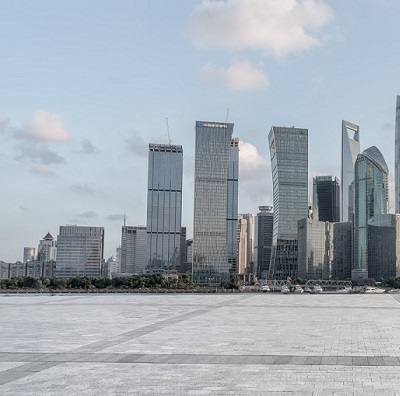
#> input picture project_task/project1_image_stitching/image_c.jpg, 400 x 396 px
$ python image_stitching.py
#> lines starting #> are read from the running program, lines starting #| are printed output that depends on the picture
# -*- coding: utf-8 -*-
# @Time    : 2019/8/26 8:57
# @Author  : laisx
# @File    : image_stitching.py
# 参考一篇特别棒的博文：https://www.jianshu.com/p/f1b97dacc501
'''
Pipline:
1.Find feature points in each image
2.Use RANSAC to find keypoint mathces
3.Use Homography matrix to get transferring info
4.Merge two images
'''
import cv2
import numpy as np

def image_operation():
    img1, img2 = cv2.imread('image_c.jpg'), cv2.imread('image_d.jpg')
    # 修改图像的大小
    img1 = cv2.resize(img1, (600, 600), interpolation=cv2.INTER_CUBIC)
    img2 = cv2.resize(img2, (600, 600), interpolation=cv2.INTER_CUBIC)

    # step1:Find feature points in each image by SIFT
    kp1, des1 = get_feature_keypoint(img1)
    kp2, des2 = get_feature_keypoint(img2)

    # FLANN parameters
    FLANN_INDEX_KDTREE = 0
    index_params = dict(algorithm=FLANN_INDEX_KDTREE, trees=5)
    search_params = dict(checks=50)  # or pass empty dictionary
    flann = cv2.FlannBasedMatcher(index_params, search_params)
    matches = flann.knnMatch(des1, des2, k=2)
    '''
    展示相连匹配关键点
    '''
    # [15 lines of commented-out code are left out]
    good = []
    for m, n in matches:
        if m.distance < 0.5 * n.distance:
            good.append(m)
    src_pts = np.array([kp1[m.queryIdx].pt for m in good])
    dst_pts = np.array([kp2[m.trainIdx].pt for m in good])

    # step3:Use Homography matrix to get transferring info
    H = cv2.findHomography(src_pts, dst_pts, cv2.RANSAC)

    # step4:Merge two images
    h, w = img1.shape[:2]
    shft = np.array([[1.0, 0, w], [0, 1.0, 0], [0, 0, 1.0]])
    M = np.dot(shft, H[0])  # 获取左边图像到右边图像的投影映射关系
    dst_corners = cv2.warpPerspective(img1, M, (w * 2, h))  # 透视变换，新图像可容纳完整的两幅图
    # cv2.imshow('tiledImg1', dst_corners)  # 显示，第一幅图已在标准位置
    dst_corners[0:h, w:w * 2] = img2  # 将第二幅图放在右侧
    cv2.imshow('image1', img1)
    cv2.imshow('image2', img2)
    cv2.imshow('result', dst_corners)
    cv2.waitKey()
    cv2.destroyAllWindows()

def get_feature_keypoint(img):
    ########### SIFT ###########
    # create sift class
    sift = cv2.xfeatures2d.SIFT_create()
    # detect SIFT
    kp = sift.detect(img, None)  # None for mask
    # compute SIFT descriptor
    kp, des = sift.compute(img, kp)
    # print(des.shape)
    # img_sift = cv2.drawKeypoints(img, kp, outImage=np.array(
    #     []), flags=cv2.DRAW_MATCHES_FLAGS_DRAW_RICH_KEYPOINTS)
    return kp, des

def main():
    # 输入图像
    image_operation()
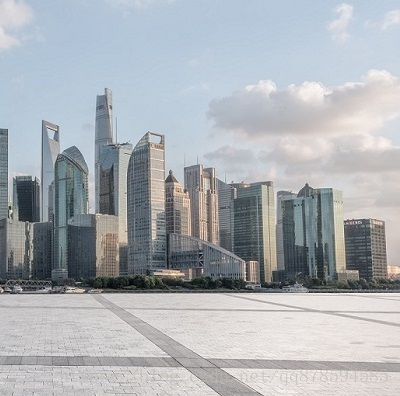
#> input picture project_task/project1_image_stitching/image_d.jpg, 400 x 396 px
#> in image_operation, img1 is the input picture: shape (396, 400, 3); mean B, G, R 181.4, 172.6, 163.6
#> in image_operation, img2 is the input picture: shape (396, 400, 3); mean B, G, R 180.3, 175.7, 171.4
#> in get_feature_keypoint, `kp = sift.detect(img, None)`: kp = 2115 keypoints; strongest (x, y, size): (403, 438, 2.1), (500, 273, 2.3), (453, 440, 2.5), (465, 314, 2.7)
#> in image_operation, `kp1, des1 = get_feature_keypoint(img1)`: kp1 has the same summary as kp in get_feature_keypoint
#> in get_feature_keypoint (call 2), `kp = sift.detect(img, None)`: kp = 2487 keypoints; strongest (x, y, size): (367, 424, 2.1), (50, 273, 2.3), (3, 440, 2.5), (464, 442, 2)
#> in image_operation, `kp2, des2 = get_feature_keypoint(img2)`: kp2 has the same summary as kp in get_feature_keypoint
#> in image_operation, `matches = flann.knnMatch(des1, des2, k=2)`: matches = 2115 matches
#> after the loop in image_operation, `for m, n in matches:`: good = 398 matches
#> in image_operation, `src_pts = np.array([kp1[m.queryIdx].pt for m in good])`: src_pts = 398 pairs, first value 453.5 to 595.6, second value 173 to 596.2
#> in image_operation, `dst_pts = np.array([kp2[m.trainIdx].pt for m in good])`: dst_pts = 398 pairs, first value 3.46 to 145.6, second value 173 to 596.6
#> in image_operation, `M = np.dot(shft, H[0])`: M = [[1, -0.000476, 149.9], [0.000287, 1, -0.0444], [7.8e-07, -7.96e-07, 1]]
#> in image_operation, `dst_corners = cv2.warpPerspective(img1, M, (w * 2, h))`:
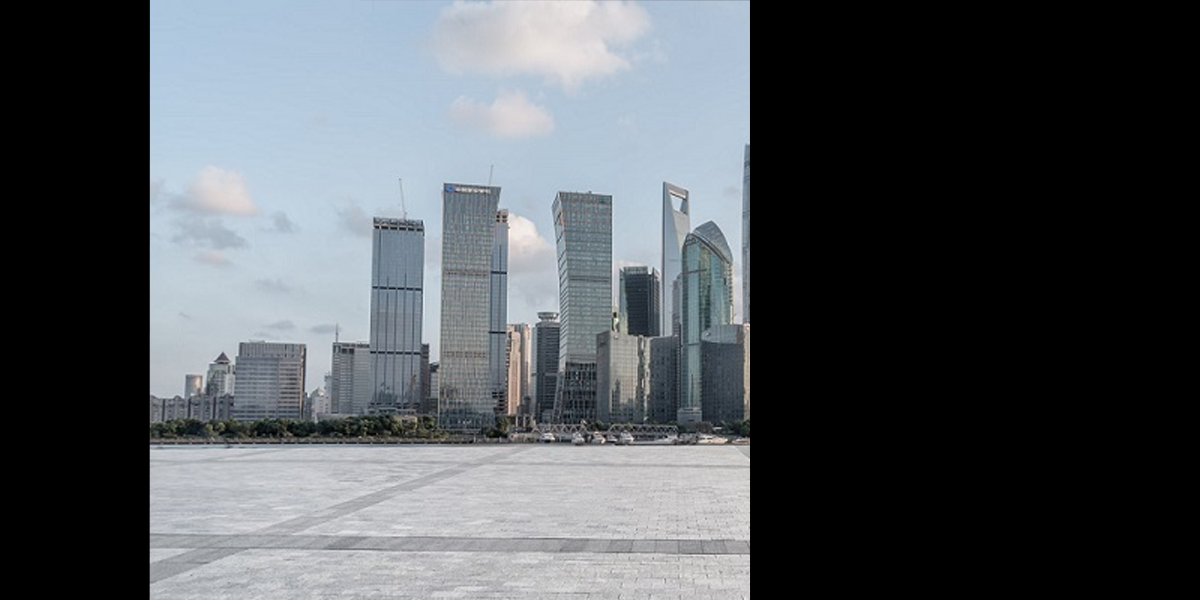
#> dst_corners: shape (600, 1200, 3); mean B, G, R 90.7, 86.3, 81.8
#> in image_operation, `dst_corners[0:h, w:w * 2] = img2`:
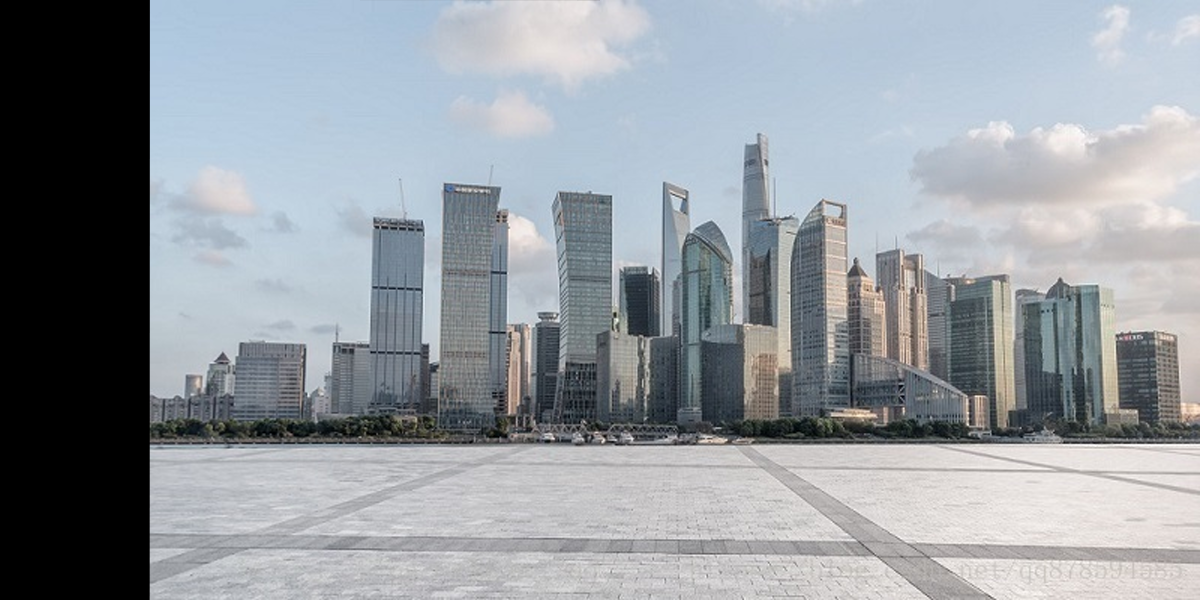
#> dst_corners: shape (600, 1200, 3); mean B, G, R 159.3, 153.5, 148

def test1():
    # 最简单粗暴的方式，直接利用stitch函数进行拼接
    img1 = cv2.imread('image_c.jpg')
    img2 = cv2.imread('image_d.jpg')
    stitcher = cv2.createStitcher(False)
    # stitcher = cv2.Stitcher.create(cv2.Stitcher_PANORAMA), 根据不同的OpenCV版本来调用
    (_result, pano) = stitcher.stitch((img1, img2))
    cv2.imshow('pano', pano)
    cv2.waitKey(0)

if __name__ == '__main__':
    main()
    # 实在解决不了的时候，采取以下的方式，暴力解决
    # test1()
